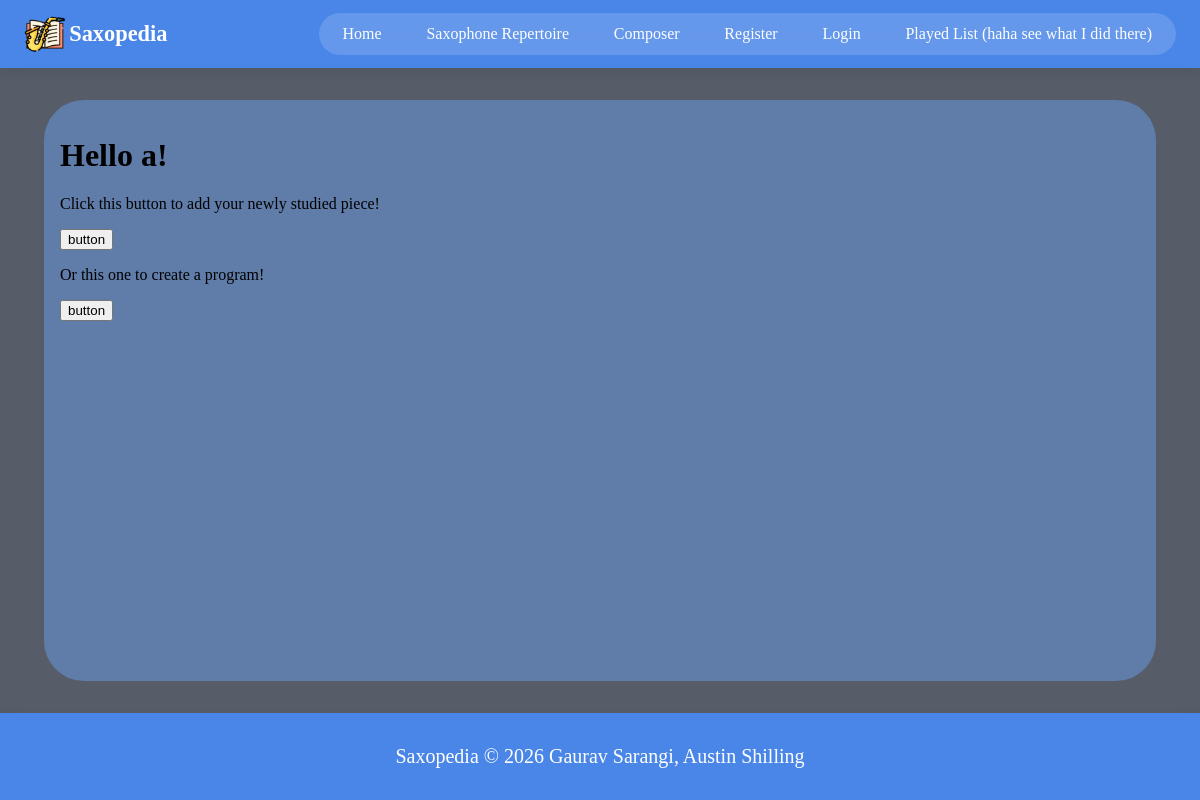
/playedlist (signed in), run on an earlier commit of the app's database.
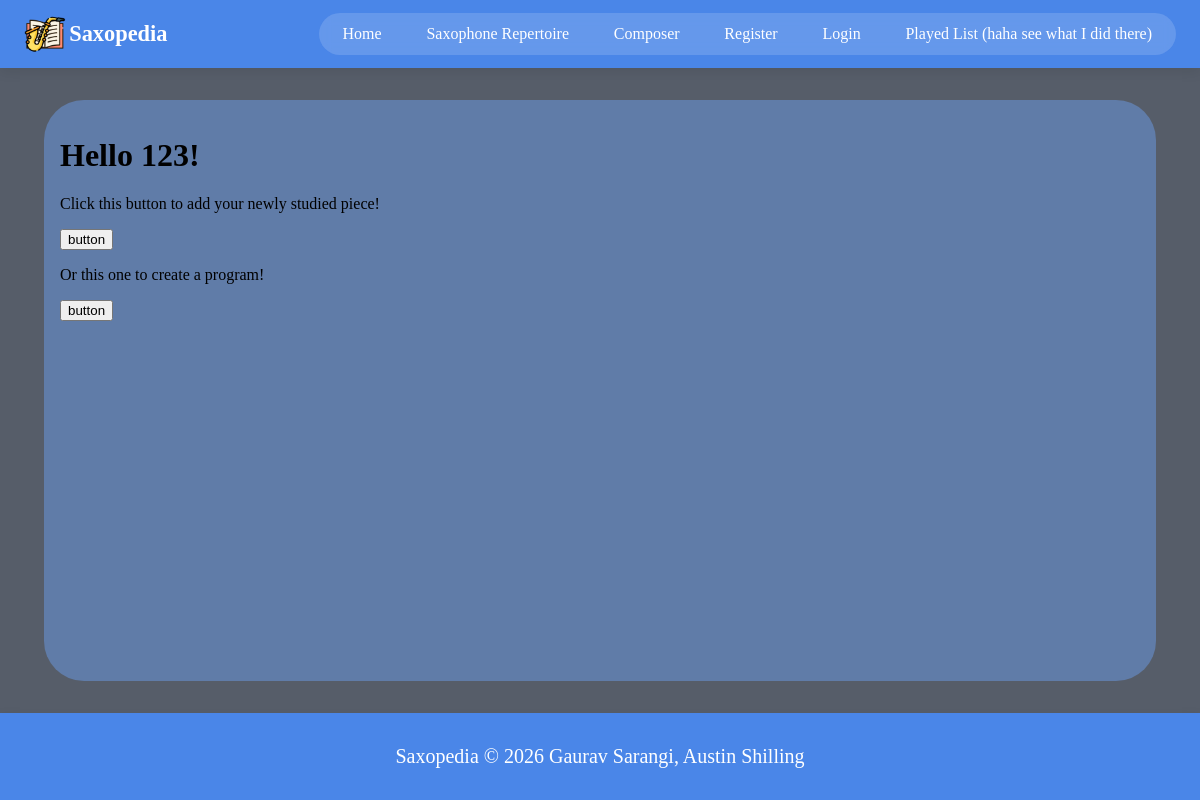
And on a later commit of the database.
### models.py (models this page shows, shortened)
class User(UserMixin, db.Model):
    __tablename__ = "users"
    id = db.Column(db.Integer, primary_key=True)
    uname = db.Column(db.String(64), unique=True, index=True)
    password_hash = db.Column(db.String(128))
    programs = db.relationship("Program", backref="user")
    @property
    def password(self):
        raise AttributeError("nah")

### app.py (the view)
@app.route("/playedlist")
@login_required
def played():
    return render_template("repstudied.html", current_user=current_user)

### app.py (called while the page is built)
@login_manager.user_loader
def load_user(user_id):
    return User.query.get(int(user_id))

### templates/repstudied.html (shortened to what this page needs)
{% extends "base.html" %}
{% block content %}
<div class="page-content">
    <h1>Hello {{ current_user.uname }}!</h1>
    <p>Click this button to add your newly studied piece!</p>
    <button>button</button>
    <p>Or this one to create a program!</p>
    <button>button</button>
</div>
{% endblock %}

### templates/base.html (shortened to what this page needs)
<!DOCTYPE html>
<html lang="en">
<head>
    <link rel="stylesheet" href="/static/css/styles.css">
</head>
<body>
    <nav class="navbar">
        <div class="nav-container">
            <a href="{{ url_for('index') }}" class="logo">
                <img class="logo-icon" src="{{ url_for('static', filename='images/SaxopediaAppIcon.png') }}" alt="Saxopedia">
                <span class="logo-text">Saxopedia</span>
            </a>
            <div class="nav-links">
                <a class="nav-link" href="{{ url_for('index') }}">Home</a>
                <a class="nav-link" href="{{ url_for('repertoire') }}">Saxophone Repertoire</a>
                <a class="nav-link" href="{{ url_for('composer', name='Bach') }}">Composer</a>
                <a class="nav-link" href="{{ url_for('register', form='form') }}">Register</a>
                <a class="nav-link" href="{{ url_for('login', form='form') }}">Login</a>
                <a class="nav-link" href="{{ url_for('played', current_user='current_user') }}">Played List (haha see what I did there)</a>
            </div>
        </div>
    </nav>
    {% block content %}{% endblock %}
    <footer class="footer">
        <p>Saxopedia &copy; 2026 Gaurav Sarangi, Austin Shilling</p>
    </footer>
</body>
</html>

### static/css/styles.css (style rules this page uses)
.navbar { background: #4a86e8; box-shadow: 0 4px 12px rgba(0, 0, 0, 0.08); }
.nav-container { max-width: 1200px; margin: auto; padding: 0.8rem 1.5rem; display: flex; justify-content: space-between; align-items: center; }
.logo { display: flex; align-items: center; gap: 0.2rem; text-decoration: none; }
.logo-icon { width: 42px; height: 42px; }
.logo-text { font-size: 1.4rem; font-weight: 700; color: white; }
.nav-links { display: flex; gap: 0.4rem; background: rgba(255, 255, 255, 0.15); padding: 0.3rem; border-radius: 40px; backdrop-filter: blur(6px); }
.nav-link { padding: 0.45rem 1.2rem; border-radius: 40px; text-decoration: none; font-size: 1.0rem; color: white; transition: all 0.2s ease; }
.footer { text-align: center; padding: 0.75rem; color: white; font-size: 1.25rem; background-color: #4a86e8; margin-top: auto; box-shadow: 0 4px 12px rgba(0, 0, 0, 0.08); }
body { background-color: #565D69; min-height: 100vh; display: flex; flex-direction: column; margin: 0; }
.page-content { flex: auto; margin: 2rem auto; width: 90%; background-color: #607CA8; padding: 1rem; border-radius: 40px; }

What changed in the data, as far as the page shows it:
changed User: uname "a" → "123"
